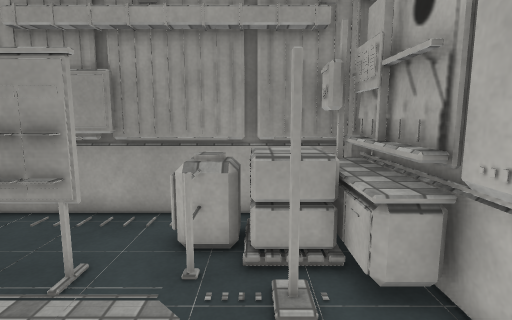
[1] (above)

13 first-person views from a walk through a 3-D level made in the Unity game engine. The camera is 1.5 m above the floor, tilts 8° down and sees 80° across. The floor is counted in squares, 0.5 m on a side. Each view is taken from the middle of a square. On the plan, view 1 faces up. The plan holds only what a view shows up to about 20 squares ahead; the rest is blank. The place goes on beyond the plan. The player is left out. Surface patterns are stand-ins for the level's own textures.

[2]
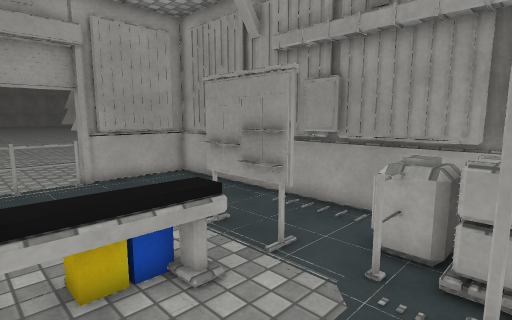

[3]
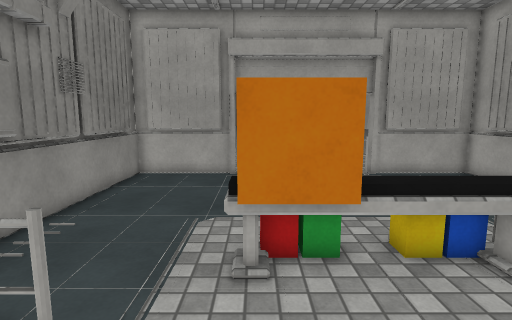

[4]
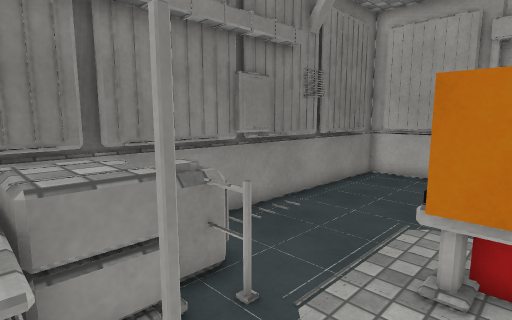

[5]
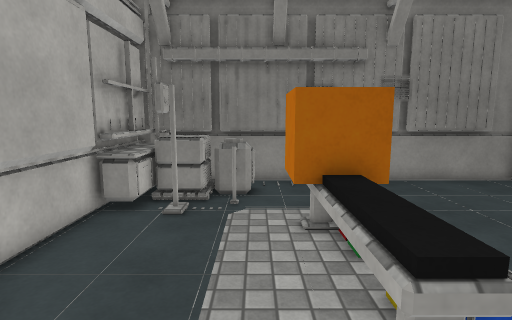

[6]
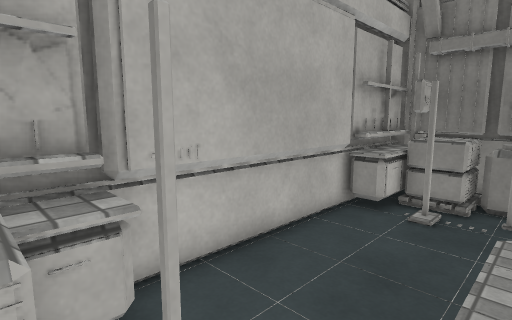

[7]
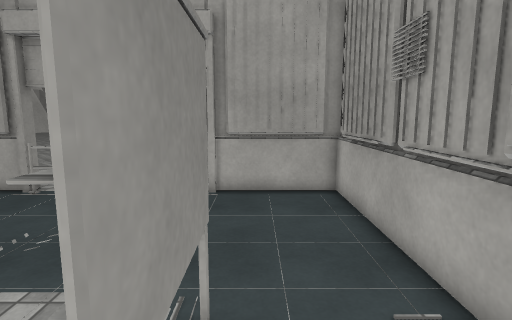

[8]
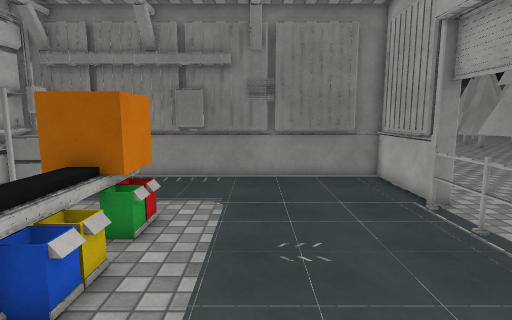

[9]
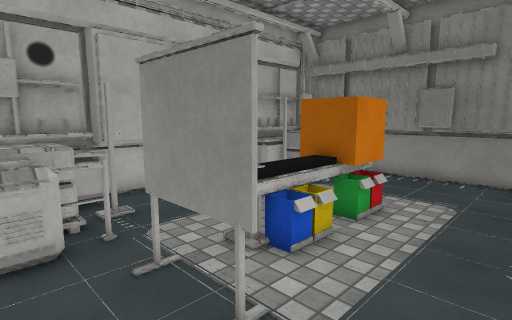

[10]
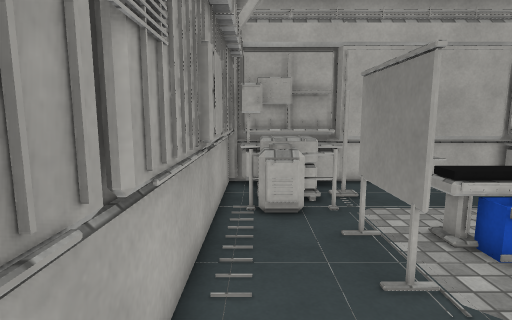

[11]
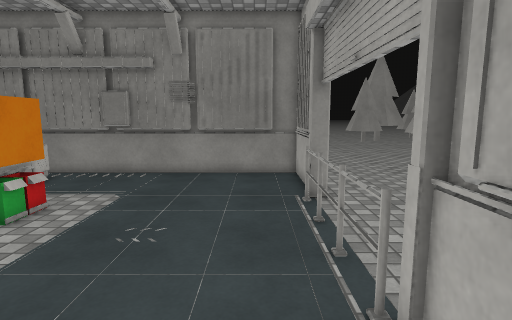

[12]
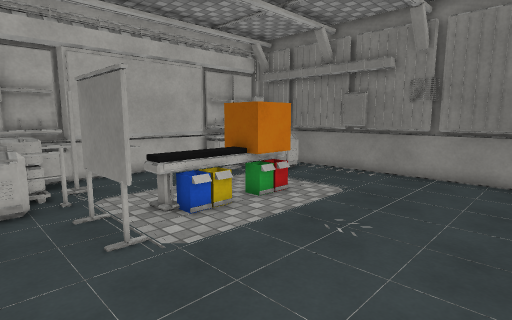

[13]
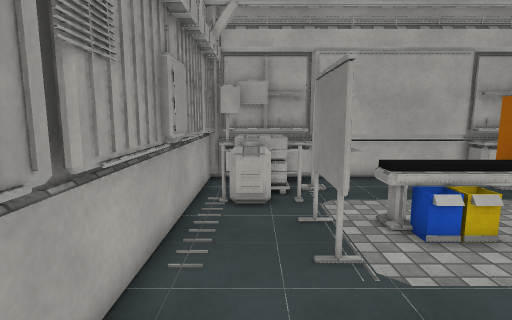

### Floor plan
Key: @ floor where view 1 was taken; # wall or solid block; x gap in a wall; . floor; = window, fence, low wall or low ledge; ^ raised ledge; T thing the floor can be seen under or through; O other object.
Columns run from 15 left of view 1 to 3 right of it. Each row starts with its distance up from view 1.
  9  ##################
  8  #...........x^^^##
  7  #...........^^^^^#
  6  #.............^^^#
  5  #.......TTT..=.#^#
  4 ##..............#x#
  3 .#........O^^.....#
  2 .#........O^^.....#
  1 .#........O^^.....#
  0 .#........OOO..@..#
 -1 .#........OOO.....#
 -2 .#........O#O.....#
 -3 ##.........=.... x#
 -4  #............=.#^#
 -5  #.............^^^#
 -6  #...........^^^^^#
 -7  #...........x ^^##
 -8  ##################

Where each view was taken, in squares from view 1:
view 1: 0 up, 0 right, facing up
view 2: 0 up, 1 right, facing up-left
view 3: 2 down, 2 right, facing left
view 4: 1 down, 2 right, facing down-left
view 5: 6 up, 2 left, facing down
view 6: 6 up, 2 left, facing down-right
view 7: 6 up, 2 left, facing left
view 8: 7 up, 8 left, facing down
view 9: 8 up, 9 left, facing down-right
view 10: 8 up, 11 left, facing right
view 11: 8 up, 12 left, facing down
view 12: 8 up, 13 left, facing down-right
view 13: 7 up, 12 left, facing right
